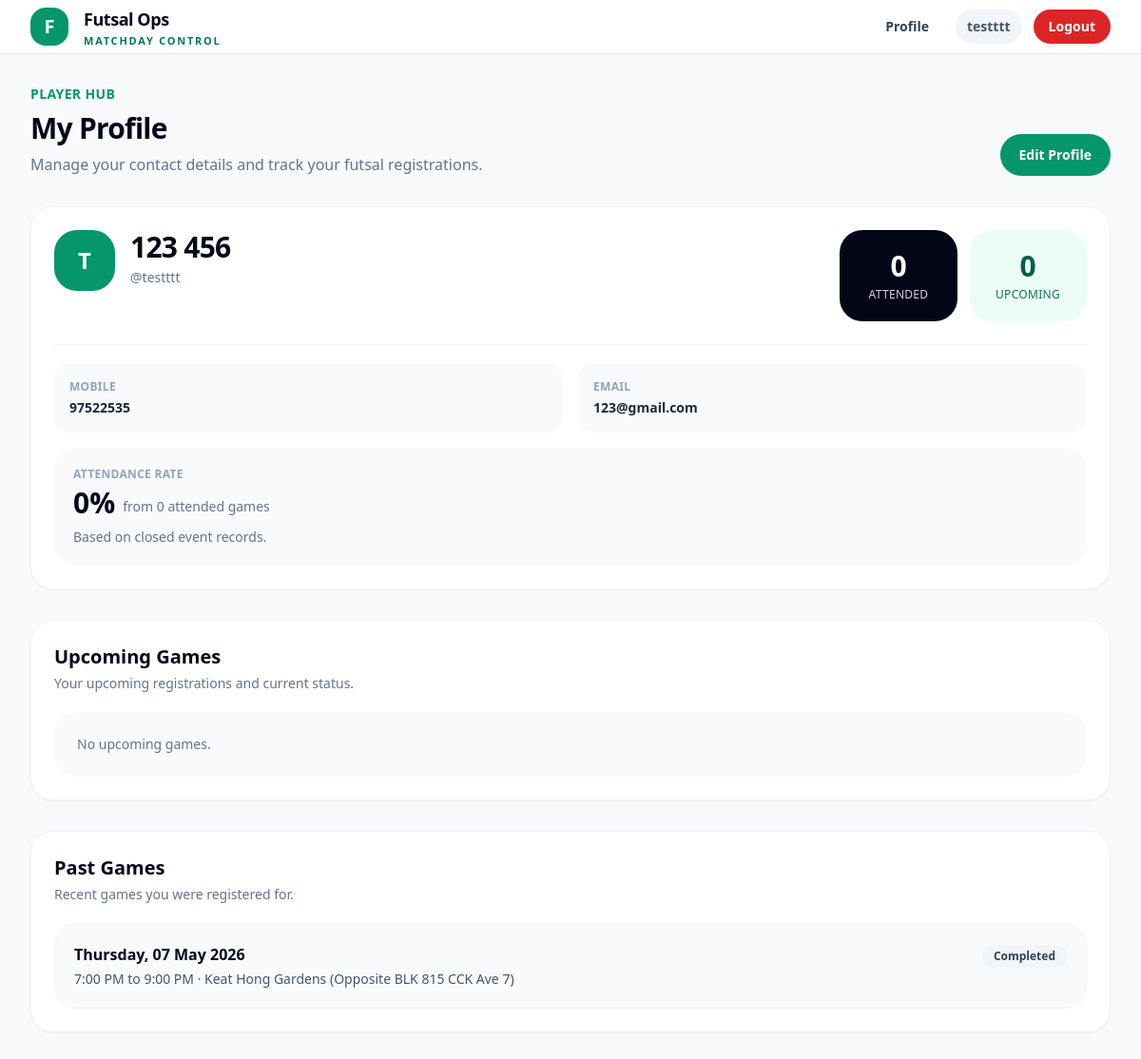
The app's page /profile/ (signed in), older data.
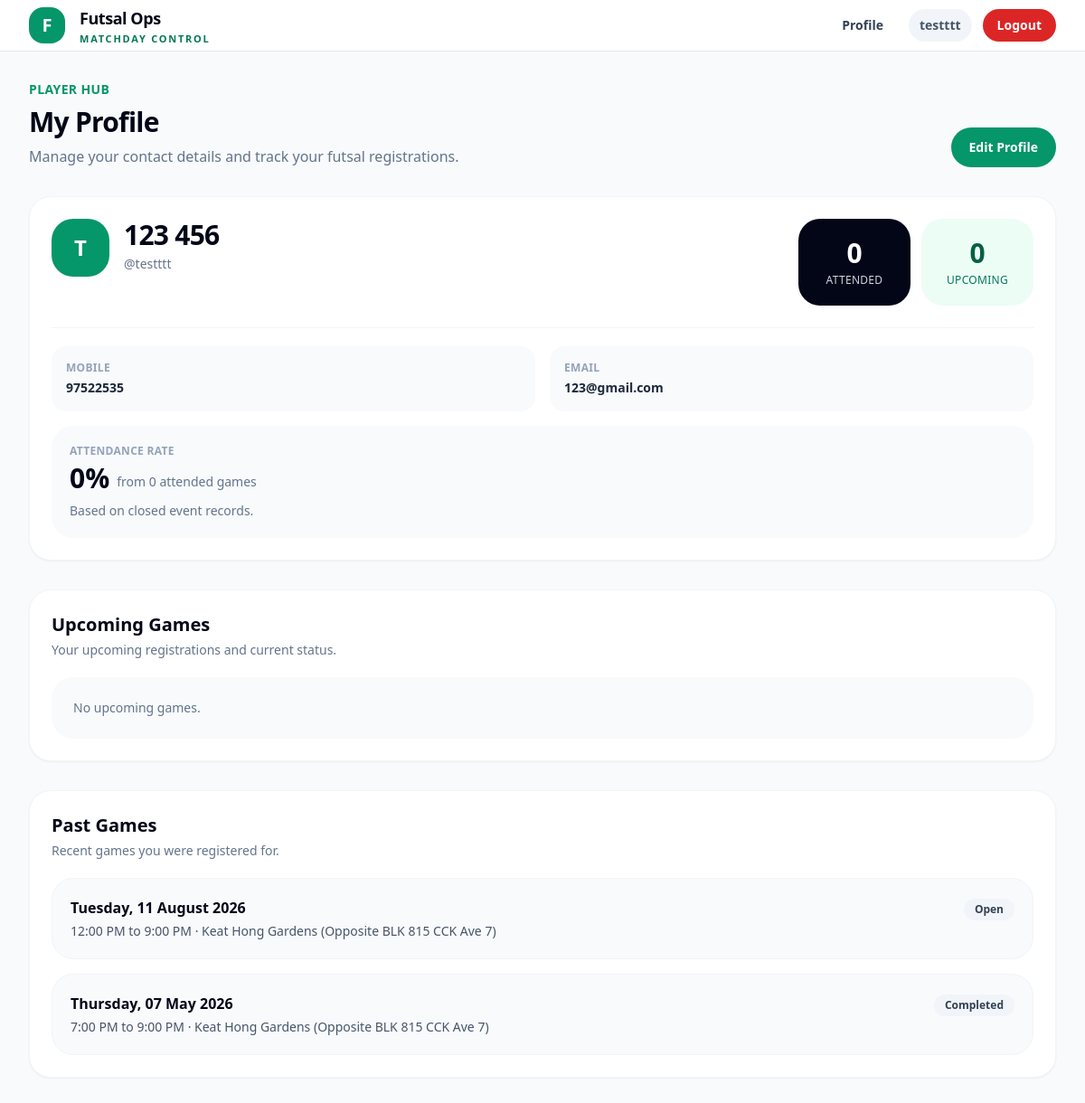
The same page, newer data.
### registrations/models.py (models this page shows, shortened)
class EventRegistration(models.Model):
    STATUS_INTERESTED = "interested"
    STATUS_PLAYING = "playing"
    STATUS_WAITING = "waiting"
    STATUS_BACKUP = "backup"
    STATUS_REMOVED = "removed"
    STATUS_CHOICES = [
        (STATUS_INTERESTED, "Interested"),
        (STATUS_PLAYING, "Playing"),
        (STATUS_WAITING, "Waiting"),
        (STATUS_BACKUP, "Backup"),
        (STATUS_REMOVED, "Removed"),
    ]
    SOURCE_WEB = "web"
    SOURCE_WHATSAPP = "whatsapp"
    SOURCE_ADMIN = "admin"
    SOURCE_CHOICES = [
        (SOURCE_WEB, "Web"),
        (SOURCE_WHATSAPP, "WhatsApp"),
        (SOURCE_ADMIN, "Admin"),
    ]
    event = models.ForeignKey(Event, on_delete=models.CASCADE, related_name="registrations")
    user = models.ForeignKey(settings.AUTH_USER_MODEL, on_delete=models.CASCADE, related_name="event_registrations")
    sequence_number = models.PositiveIntegerField()
    status = models.CharField(max_length=20, choices=STATUS_CHOICES, default=STATUS_INTERESTED)
    source = models.CharField(
    max_length=20,
    choices=SOURCE_CHOICES,
    default=SOURCE_WEB,
    )
    registered_at = models.DateTimeField(auto_now_add=True)
    notified_at = models.DateTimeField(null=True, blank=True)
    remarks = models.TextField(blank=True)
    class Meta:
        unique_together = ("event", "user")
        ordering = ["sequence_number"]

### events/models.py (models this page shows, shortened)
class Event(models.Model):
    STATUS_DRAFT = "draft"
    STATUS_OPEN = "open"
    STATUS_FINALIZED = "finalized"
    STATUS_COMPLETED = "completed"
    STATUS_CANCELLED = "cancelled"
    STATUS_CHOICES = [
        (STATUS_DRAFT, "Draft"),
        (STATUS_OPEN, "Open"),
        (STATUS_FINALIZED, "Finalized"),
        (STATUS_COMPLETED, "Completed"),
        (STATUS_CANCELLED, "Cancelled"),
    ]
    LEAVE_CUTOFF_CHOICES = [
        (None, "No cutoff"),
        (30, "30 minutes before"),
        (60, "60 minutes before"),
        (90, "90 minutes before"),
        (120, "120 minutes before"),
        (150, "150 minutes before"),
        (180, "180 minutes before"),
    ]
    registration_token = models.UUIDField(
        default=uuid.uuid4,
        unique=True,
        editable=False,
    )
    event_code = models.CharField(
        max_length=20,
        unique=True,
        default=generate_event_code,
        editable=False,
    )
    title = models.CharField(max_length=255)
    start_datetime = models.DateTimeField()
    end_datetime = models.DateTimeField()
    location = models.CharField(max_length=255)
    amount_payable = models.DecimalField(max_digits=8, decimal_places=2)
    playing_slots = models.PositiveIntegerField(default=15)
    waiting_slots = models.PositiveIntegerField(default=5)
    backup_slots = models.PositiveIntegerField(default=3)
    is_private = models.BooleanField(
        default=False,
        help_text="Private events are hidden from the public event list but accessible by registration link.",
    )
    leave_cutoff_minutes = models.PositiveIntegerField(
        null=True,
        blank=True,
        choices=LEAVE_CUTOFF_CHOICES,
        help_text="Players cannot self-leave after this cutoff before kick-off.",
    )
    status = models.CharField(
        max_length=20,
        choices=STATUS_CHOICES,
        default=STATUS_DRAFT,
    )
    created_by = models.ForeignKey(
        settings.AUTH_USER_MODEL,
        on_delete=models.SET_NULL,
        null=True,
        related_name="created_events",
    )
    created_at = models.DateTimeField(auto_now_add=True)
    updated_at = models.DateTimeField(auto_now=True)
    class Meta:
        ordering = ["start_datetime"]
    @property
    def weekday_display(self):
        local_start = timezone.localtime(self.start_datetime)
        return local_start.strftime("%A")
    @property
    def date_display(self):
        local_start = timezone.localtime(self.start_datetime)
        return local_start.strftime("%d %B %Y")
    @property
    def time_range_display(self):
        local_start = timezone.localtime(self.start_datetime)
        local_end = timezone.localtime(self.end_datetime)
        start = local_start.strftime("%I:%M %p").lstrip("0")
        end = local_end.strftime("%I:%M %p").lstrip("0")
        return f"{start} to {end}"
    @property
    def effective_status(self):
        from registrations.models import EventRegistration
        now = timezone.now()
        if now >= self.end_datetime:
            return "completed"
        playing_count = self.registrations.filter(
            status=EventRegistration.STATUS_PLAYING
        ).count()
        waiting_count = self.registrations.filter(
            status=EventRegistration.STATUS_WAITING
        ).count()
        if playing_count >= self.playing_slots and waiting_count >= self.waiting_slots:
            return "full"
        if playing_count >= self.playing_slots:
            return "playing_full"
        return "open"
    @property
    def effective_status_label(self):
        labels = {
            "open": "Open",
            "playing_full": "Playing Full",
            "full": "Full",
            "completed": "Completed",
        }
        return labels.get(self.effective_status, self.effective_status)

### accounts/views.py (the view)
# urls.py: path("profile/", views.profile_view, name="profile"),
@login_required
def profile_view(request):
    user = request.user
    closed_closeout_statuses = [
        EventCloseout.STATUS_CLOSED_MANUAL,
        EventCloseout.STATUS_CLOSED_AUTO,
    ]
    attendance_records = (
        EventAttendance.objects
        .filter(
            user=user,
            is_active=True,
            closeout__status__in=closed_closeout_statuses,
        )
    )
    attended_count = attendance_records.filter(
        status=EventAttendance.STATUS_ATTENDED
    ).count()
    absent_count = attendance_records.filter(
        status=EventAttendance.STATUS_ABSENT
    ).count()
    excused_count = attendance_records.filter(
        status=EventAttendance.STATUS_EXCUSED
    ).count()
    attendance_base = attended_count + absent_count
    attendance_rate = 0
    if attendance_base > 0:
        attendance_rate = round((attended_count / attendance_base) * 100)
    upcoming_registrations = (
        EventRegistration.objects
        .filter(
            user=user,
            event__start_datetime__gte=timezone.now()
        )
        .exclude(status=EventRegistration.STATUS_REMOVED)
        .select_related("event")
        .order_by("event__start_datetime")
    )
    for reg in upcoming_registrations:
        reg.visible_status = get_player_visible_status(reg, reg.event)
    recent_events = (
        EventRegistration.objects
        .filter(
            user=user,
            event__start_datetime__lt=timezone.now()
        )
        .exclude(status=EventRegistration.STATUS_REMOVED)
        .select_related("event")
        .order_by("-event__start_datetime")[:5]
    )
    context = {
        "user": user,
        "upcoming_registrations": upcoming_registrations,
        "recent_events": recent_events,
        "attended_count": attended_count,
        "absent_count": absent_count,
        "excused_count": excused_count,
        "attendance_rate": attendance_rate,
    }
    return render(request, "accounts/profile.html", context)

### accounts/models.py (called while the page is built)
    def is_admin_level(self):
        return self.is_authenticated and (
            self.is_superuser or self.role in {self.ROLE_ADMIN, self.ROLE_SUPERADMIN}
        )

    def is_superadmin_level(self):
        return self.is_authenticated and (
            self.is_superuser or self.role == self.ROLE_SUPERADMIN
        )

### templates/accounts/profile.html (shortened to what the changed rows need)
{% extends "base.html" %}
{% block content %}
<div class="space-y-8">
    <div class="flex flex-col md:flex-row md:items-end md:justify-between gap-5">
        <div>
            <h1 class="mt-2 text-3xl font-black tracking-tight text-slate-950">
                My Profile
            </h1>
        </div>
    </div>
    <div class="bg-white rounded-3xl border border-slate-100 shadow-sm p-6">
        <div class="flex flex-col lg:flex-row lg:items-start lg:justify-between gap-6">
            <div class="flex items-start gap-4 flex-1 min-w-0">
                <div class="min-w-0">
                    <h2 class="text-2xl md:text-3xl font-black tracking-tight text-slate-950">
                        {{ user.get_full_name|default:user.username }}
                    </h2>
                </div>
            </div>
        </div>
    </div>
    <div class="bg-white rounded-3xl border border-slate-100 shadow-sm p-6">
        <div>
            <h2 class="text-xl font-black text-slate-950">Upcoming Games</h2>
        </div>
    </div>
    <div class="bg-white rounded-3xl border border-slate-100 shadow-sm p-6">
        <div>
            <h2 class="text-xl font-black text-slate-950">Past Games</h2>
        </div>
        <div class="mt-5 space-y-4">
            {% for reg in recent_events %}
                <div class="rounded-3xl border border-slate-100 bg-slate-50 p-5">
                    <div class="flex flex-col md:flex-row md:items-start md:justify-between gap-4">
                        <div>
                            <div class="font-black text-slate-950">
                                {{ reg.event.weekday_display }}, {{ reg.event.date_display }}
                            </div>
                            <div class="text-sm text-slate-600 mt-1">
                                {{ reg.event.time_range_display }} · {{ reg.event.location }}
                            </div>
                        </div>
                        <div>
                            <span class="inline-flex items-center rounded-full bg-slate-100 px-3 py-1 text-xs font-bold text-slate-700">
                                {{ reg.event.effective_status_label }}
                            </span>
                        </div>
                    </div>
                </div>
            {% empty %}
                <div class="rounded-3xl bg-slate-50 p-6 text-sm text-slate-500">
                    No past games yet.
                </div>
            {% endfor %}
        </div>
    </div>
</div>
{% endblock %}

Row changes from the older to the newer data that the page shows:
added EventRegistration: event.weekday_display "Tuesday", event.date_display "11 August 2026", event.time_range_display "12:00 PM to 9:00 PM", event.location "Keat Hong Gardens (Opposite BLK 815 CCK Ave 7)", event.effective_status_label "Open"
